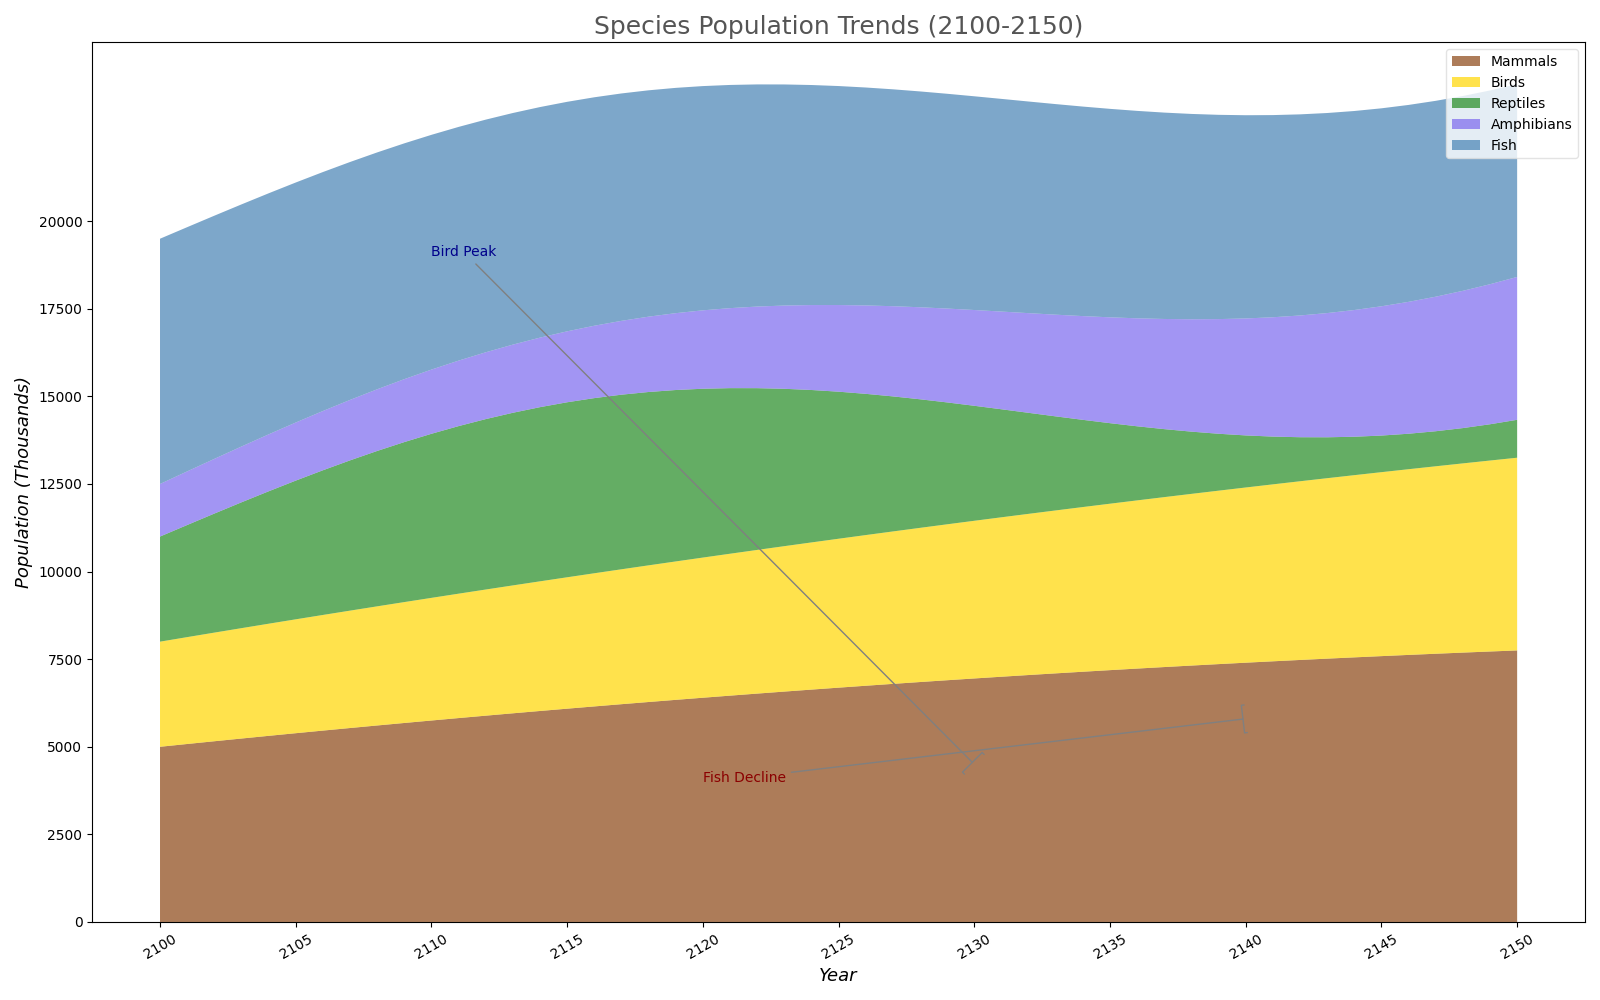

Generate this figure with Python:
import matplotlib.pyplot as plt
import numpy as np

years = np.arange(2100, 2151)

mammals_population = 5000 + 80 * (years - 2100) - 0.5 * (years - 2100)**2
birds_population = 3000 + 50 * (years - 2100)
reptiles_population = 2000 * np.sin(0.1 * (years - 2100)) + 3000
amphibians_population = 1500 * np.exp(0.02 * (years - 2100))
fish_population = 7000 - 30 * (years - 2100)

mammals_population = np.clip(mammals_population, 0, None)
fish_population = np.clip(fish_population, 0, None)

species_data = np.vstack([mammals_population, birds_population, reptiles_population, amphibians_population, fish_population])

plt.figure(figsize=(16, 10))

plt.stackplot(years, species_data, labels=['Mammals', 'Birds', 'Reptiles', 'Amphibians', 'Fish'],
              colors=['#8B4513', '#FFD700', '#228B22', '#7B68EE', '#4682B4'], alpha=0.7)

plt.title("Species Population Trends (2100-2150)", fontsize=18, fontweight='medium', color='#555555')
plt.xlabel("Year", fontsize=13, fontstyle='italic')
plt.ylabel("Population (Thousands)", fontsize=13, fontstyle='italic')

plt.xticks(years[::5], rotation=30)
plt.yticks(np.arange(0, 21000, 2500))
plt.grid(False)

plt.legend(loc='upper right', fontsize=10, facecolor='white', edgecolor='#DDDDDD')

plt.annotate('Bird Peak', xy=(2130, birds_population[30]), xytext=(2110, 19000),
             arrowprops=dict(arrowstyle='-[', color='gray'), fontsize=10, color='darkblue')
plt.annotate('Fish Decline', xy=(2140, fish_population[40]), xytext=(2120, 4000),
             arrowprops=dict(arrowstyle='-[', color='gray'), fontsize=10, color='darkred')

plt.tight_layout()

plt.show()
